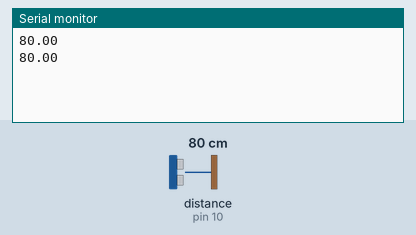
The sketch below on a simulated Arduino Uno, built with avr-gcc and run on an emulated ATmega328P. Shown: the last lines printed to the serial monitor. Inputs (shaded band) come from the test bench; at power-on: distance to the obstacle (sensor on pin 10) 80 cm.

Above: at 1.8 s.
1.9 s: distance to the obstacle (sensor on pin 10) set to 2 cm
At 2.4 s:
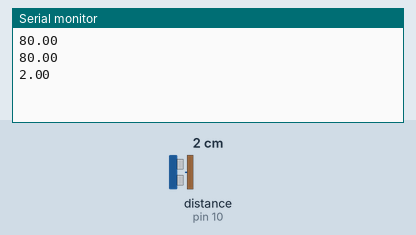
3.4 s: distance to the obstacle (sensor on pin 10) set to 4 cm
At 4.8 s:
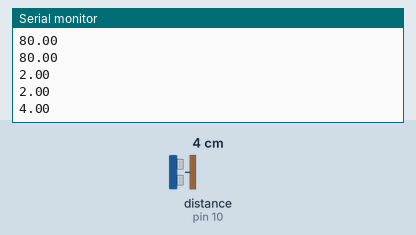
Timing chart, 0 to 6.4 s (numbered marks = the images above; inputs shaded):
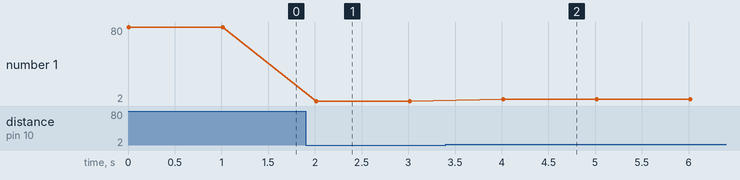

Measured:
- after the input at 1.9 s, the serial monitor: prints a new line after 0.11 s (image 1)
- after the input at 3.4 s, the serial monitor: prints a new line after 0.62 s (image 2)
- plotted number 1: 80 → 2 after the input at 1.9 s, 2 → 4 after the input at 3.4 s

The sketch:

002_ultrasonic.ino
```cpp
// Anatoly Mironov @mirontoli 2019-01-06
// Trying out ultrasonic distance

#include <Arduino.h>
#include <Wire.h>
#include <MeAuriga.h>

MeUltrasonicSensor ultrasonic_10(10);
float ultrasonicDistance = 0;

void setup() {
  Serial.begin(9600);
}

void loop() {
  ultrasonicDistance = ultrasonic_10.distanceCm();
  Serial.println(ultrasonicDistance);
  delay(1000);
}
```
